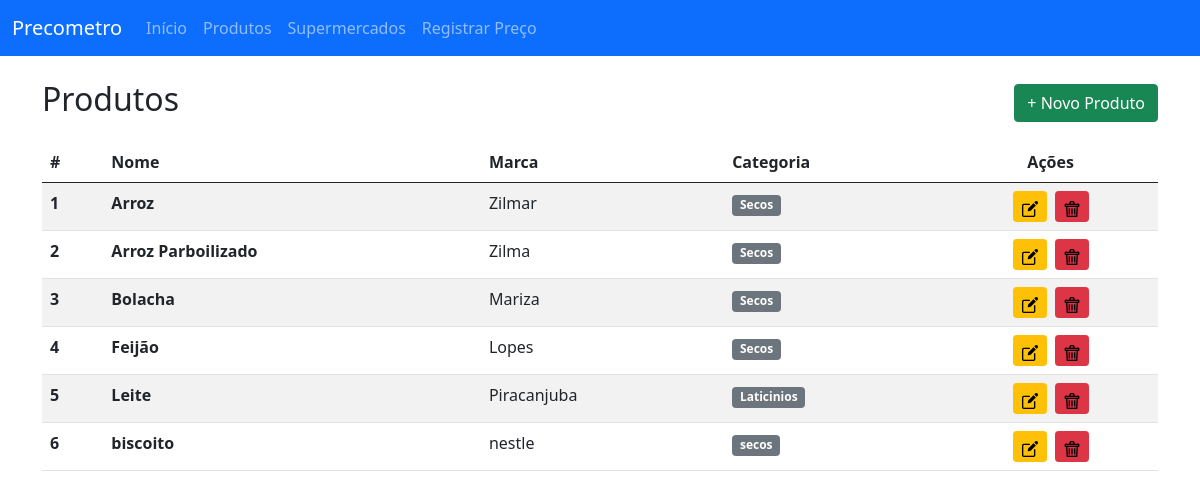
/produto/, run on an earlier commit of the app's database.
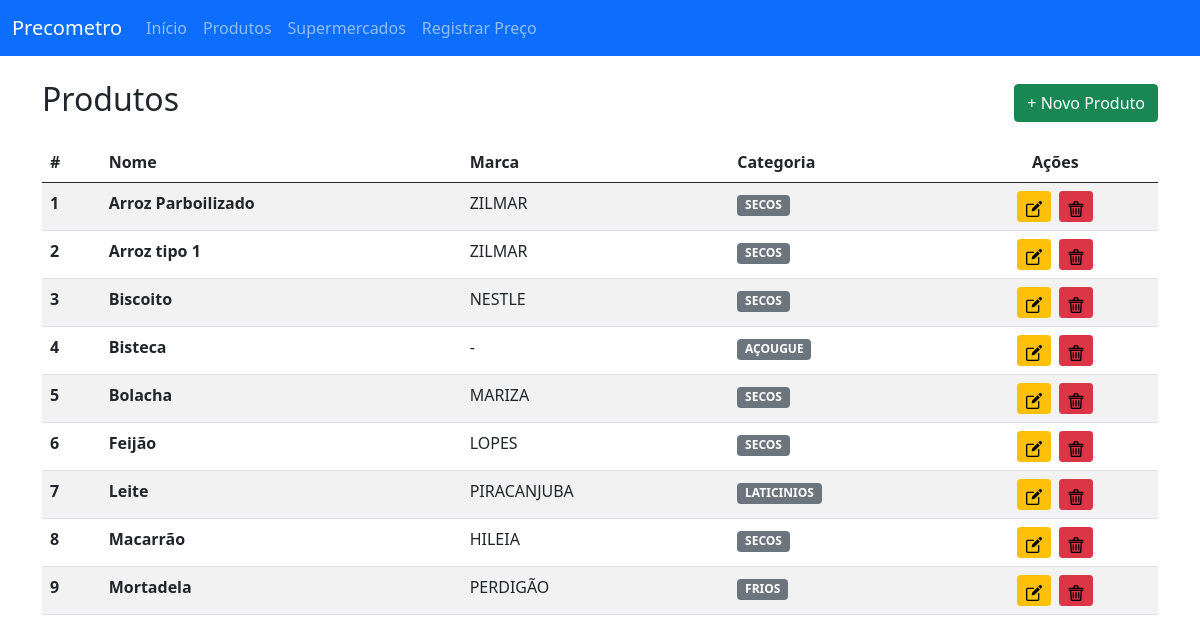
And on a later commit of the database.
### app/models.py (models this page shows, shortened)
class Produto(models.Model):
    nome = models.CharField(max_length=100)
    marca = models.CharField(max_length=50, blank=True, null=True)
    categoria = models.CharField(max_length=50, blank=True, null=True)

### app/views.py (the view)
# urls.py: path('produto/', produto_list, name='produto_list'),
def produto_list(request):
    produtos = Produto.objects.all().order_by('nome')
    return render(request, 'produto_list.html', {'produtos': produtos})

### template/produto_list.html (shortened to what this page needs)
{% extends "menu.html" %}
{% load static %}
{% block body %}
<div class="container">
    <div class="d-flex justify-content-between align-items-center mb-3">
        <h2>Produtos</h2>
        <a href="{% url 'app:produto' %}" class="btn btn-success">+ Novo Produto</a>
    </div>
    <table class="table table-striped table-hover mt-3">
        <thead>
            <tr>
                <th scope="col">#</th>
                <th scope="col">Nome</th>
                <th scope="col">Marca</th>
                <th scope="col">Categoria</th>
                <th scope="col" class="text-center">Ações</th>
            </tr>
        </thead>
        <tbody>
            {% for p in produtos %}
            <tr>
                <th scope="row">{{ forloop.counter }}</th>
                <td><strong>{{ p.nome }}</strong></td>
                <td>{{ p.marca|default:"-" }}</td>
                <td><span class="badge bg-secondary">{{ p.categoria|default:"Sem Categoria" }}</span></td>
                <td class="text-center">
                    <a href="{% url 'app:produto_edit' p.id %}" class="btn btn-warning btn-sm me-1" title="Editar">
                        <img src="{% static 'img/edit.png' %}" alt="Editar" width="16" height="16">
                    </a>
                    <a href="{% url 'app:produto_delete' p.id %}" class="btn btn-danger btn-sm" title="Deletar" onclick="return confirm('Deseja realmente excluir este produto?');">
                        <img src="{% static 'img/delete.png' %}" alt="Deletar" width="16" height="16">
                    </a>
                </td>
            </tr>
            {% empty %}
            <tr>
                <td colspan="5" class="text-center text-muted">Nenhum produto cadastrado.</td>
            </tr>
            {% endfor %}
        </tbody>
    </table>
</div>
{% endblock %}

### template/menu.html (shortened to what this page needs)
{% load static %}
<!DOCTYPE html>
<html lang="pt-br">
<head>
    <link href="https://cdn.jsdelivr.net/npm/bootstrap@5.0.2/dist/css/bootstrap.min.css" rel="stylesheet">
</head>
<body>
<nav class="navbar navbar-expand-lg navbar-dark bg-primary">
  <div class="container-fluid">
    <a class="navbar-brand" href="{% url 'app:home' %}">Precometro</a>
    <div class="collapse navbar-collapse" id="navbarSupportedContent">
      <ul class="navbar-nav me-auto mb-2 mb-lg-0">
        <li class="nav-item">
          <a class="nav-link" href="{% url 'app:home' %}">Início</a>
        </li>
        <li class="nav-item">
          <a class="nav-link" href="{% url 'app:produto_list' %}">Produtos</a>
        </li>
        <li class="nav-item">
          <a class="nav-link" href="{% url 'app:supermercado_list' %}">Supermercados</a>
        </li>
        <li class="nav-item">
          <a class="nav-link" href="{% url 'app:preco' %}">Registrar Preço</a>
        </li>
      </ul>
    </div>
  </div>
</nav>
<div class="mt-4">
    {% block body %}{% endblock %}
</div>
</body>
</html>

What changed in the data, as far as the page shows it:
changed Produto "Arroz Parboilizado": marca "Zilma" → "ZILMAR"; categoria "Secos" → "SECOS"; moves up the list
changed Produto: nome "Arroz" → "Arroz tipo 1"; marca "Zilmar" → "ZILMAR"; categoria "Secos" → "SECOS"
changed Produto: nome "biscoito" → "Biscoito"; marca "nestle" → "NESTLE"; categoria "secos" → "SECOS"; moves up the list
added Produto: nome "Bisteca", marca "-", categoria "AÇOUGUE"
changed Produto "Bolacha": marca "Mariza" → "MARIZA"; categoria "Secos" → "SECOS"
changed Produto "Feijão": marca "Lopes" → "LOPES"; categoria "Secos" → "SECOS"
changed Produto "Leite": marca "Piracanjuba" → "PIRACANJUBA"; categoria "Laticinios" → "LATICINIOS"
added Produto: nome "Macarrão", marca "HILEIA", categoria "SECOS"
added Produto: nome "Mortadela", marca "PERDIGÃO", categoria "FRIOS"
